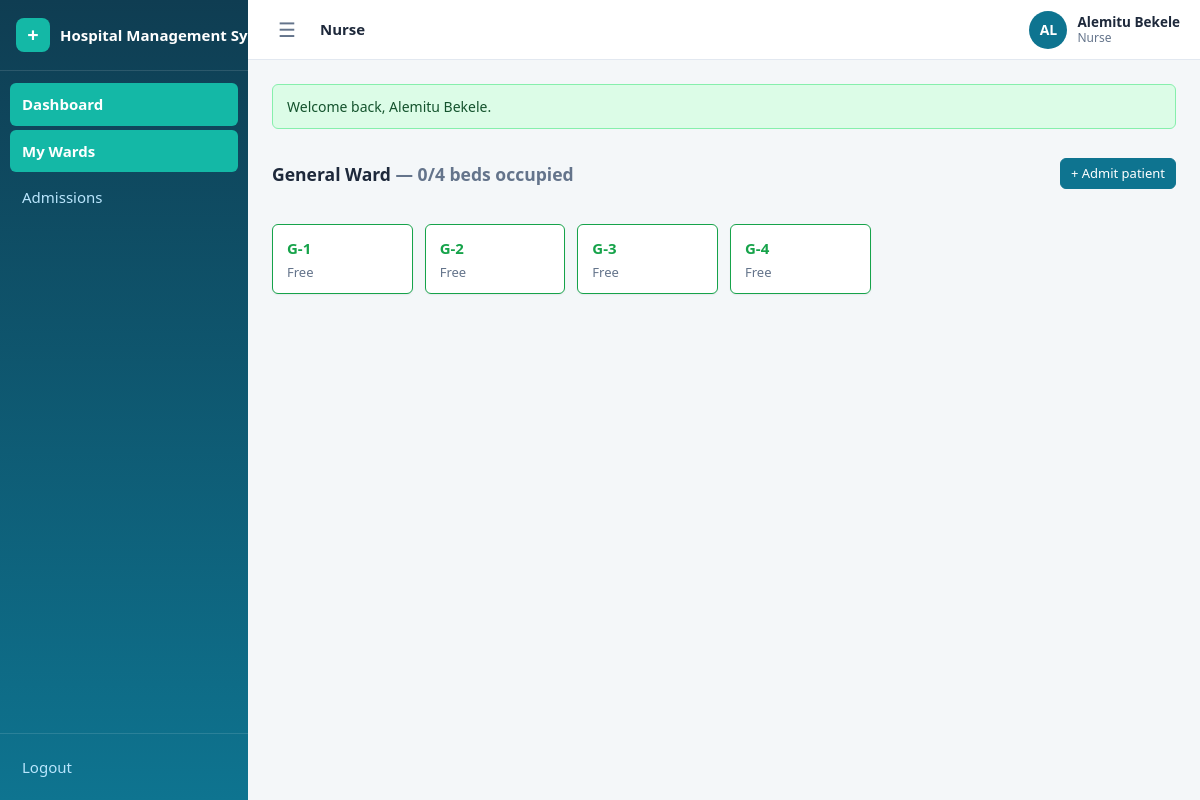
/nurse/wards/1 (signed in), run on the app's committed database.
### tables this page shows
CREATE TABLE IF NOT EXISTS nurses (
    id          INT UNSIGNED AUTO_INCREMENT PRIMARY KEY,
    user_id     INT UNSIGNED NOT NULL,
    created_at  TIMESTAMP NOT NULL DEFAULT CURRENT_TIMESTAMP,
    UNIQUE KEY uq_nurses_user (user_id),
    CONSTRAINT fk_nurses_user FOREIGN KEY (user_id) REFERENCES users(id) ON DELETE CASCADE
);

CREATE TABLE IF NOT EXISTS users (
    id             INT UNSIGNED AUTO_INCREMENT PRIMARY KEY,
    role           ENUM('admin','doctor','receptionist','patient','nurse','pharmacist','lab_technician') NOT NULL,
    name           VARCHAR(100) NOT NULL,
    email          VARCHAR(150) NOT NULL,
    password       VARCHAR(255) NOT NULL,
    phone          VARCHAR(30)  DEFAULT NULL,
    photo          VARCHAR(255) DEFAULT NULL,
    status         ENUM('active','inactive') NOT NULL DEFAULT 'active',
    last_login_at  DATETIME DEFAULT NULL,
    created_at     TIMESTAMP NOT NULL DEFAULT CURRENT_TIMESTAMP,
    updated_at     TIMESTAMP NOT NULL DEFAULT CURRENT_TIMESTAMP ON UPDATE CURRENT_TIMESTAMP,
    UNIQUE KEY uq_users_email (email)
);

CREATE TABLE IF NOT EXISTS wards (
    id          INT UNSIGNED AUTO_INCREMENT PRIMARY KEY,
    name        VARCHAR(100) NOT NULL,
    description TEXT DEFAULT NULL,
    created_at  TIMESTAMP NOT NULL DEFAULT CURRENT_TIMESTAMP,
    updated_at  TIMESTAMP NOT NULL DEFAULT CURRENT_TIMESTAMP ON UPDATE CURRENT_TIMESTAMP,
    UNIQUE KEY uq_wards_name (name)
);

CREATE TABLE IF NOT EXISTS beds (
    id          INT UNSIGNED AUTO_INCREMENT PRIMARY KEY,
    ward_id     INT UNSIGNED NOT NULL,
    bed_number  VARCHAR(20) NOT NULL,
    status      ENUM('free','occupied') NOT NULL DEFAULT 'free',
    created_at  TIMESTAMP NOT NULL DEFAULT CURRENT_TIMESTAMP,
    UNIQUE KEY uq_beds_ward_number (ward_id, bed_number),
    KEY idx_beds_status (status),
    CONSTRAINT fk_beds_ward FOREIGN KEY (ward_id) REFERENCES wards(id) ON DELETE CASCADE
);

### config/helpers.php (called while the page is built, shortened)
<?php
function e($value): string
{
    return htmlspecialchars((string) $value, ENT_QUOTES, 'UTF-8');
}
function url(string $path = ''): string
{
    return BASE_URL . '/' . ltrim($path, '/');
}
function pull_flashes(): array
{
    $messages = $_SESSION['flash'] ?? [];
    return $messages;
}
function current_user()
{
    return $_SESSION['user'] ?? false;
}
function require_login(): array
{
    $user = current_user();
    return $user;
}
function require_role(string ...$roles): array
{
    $user = require_login();
    return $user;
}
function render_partial(string $view, array $data = []): string
{
    extract($data, EXTR_SKIP);
    require APP_ROOT . '/views/' . $view . '.php';
    return ob_get_clean();
}
function view(string $view, array $data = [], string $layout = 'app'): void
{
    $content = render_partial($view, $data);
    require APP_ROOT . '/views/layouts/' . $layout . '.php';
}

### controllers/WardController.php (called while the page is built, shortened)
<?php
class WardController
{
    public function show(array $params): void
    {
        $user = require_role('admin', 'nurse');
        $ward = Ward::findById((int) $params['id']);
        if ($user['role'] === 'nurse') {
            $nurse = Nurse::findByUserId((int) $user['id']);
        }
        view('admin/wards/show', [
            'ward'   => $ward,
            'beds'   => Ward::bedsOf((int) $ward['id']),
            'isAdmin'=> $user['role'] === 'admin',
        ]);
    }
}

### public/index.php (called while the page is built, shortened)
<?php
require_once __DIR__ . '/../config/config.php';
$method = $_SERVER['REQUEST_METHOD'];
$path   = '/' . trim($_GET['url'] ?? '', '/');
if ($path !== '/') {
    $path = rtrim($path, '/');
}
[$controllerClass, $action, $params] = dispatch($routes, $method, $path);
$controller = new $controllerClass();
call_user_func_array([$controller, $action], [$params]);
function dispatch(array $routes, string $method, string $path): array
{
    foreach ($routes[$method] ?? [] as $pattern => $handler) {
        $params = match_route($pattern, $path);
        if ($params !== null) {
            return [$handler[0], $handler[1], $params];
        }
    }
    exit;
}
function match_route(string $pattern, string $path): ?array
{
    $patternParts = explode('/', trim($pattern, '/'));
    $pathParts    = $path === '/' ? [''] : explode('/', trim($path, '/'));
    if (count($patternParts) !== count($pathParts)) {
        return null;
    }
    $params = [];
    foreach ($patternParts as $i => $segment) {
        if (strlen($segment) > 2 && $segment[0] === '{' && substr($segment, -1) === '}') {
            $key = substr($segment, 1, -1);
            $params[$key] = urldecode($pathParts[$i]);
        } elseif ($segment !== $pathParts[$i]) {
            return null;
        }
    }
    return $params;
}

### config/config.php (called while the page is built, shortened)
<?php
spl_autoload_register(function (string $class): void {
    foreach (['controllers', 'models'] as $dir) {
        $file = APP_ROOT . '/' . $dir . '/' . $class . '.php';
        if (is_file($file)) {
            return;
        }
    }
});
require_once APP_ROOT . '/config/database.php';
function db(): PDO
{
    return Database::getInstance();
}
require_once APP_ROOT . '/config/helpers.php';

### config/database.php (called while the page is built, shortened)
<?php
final class Database
{
    private static ?PDO $instance = null;
    public static function getInstance(): PDO
    {
        if (self::$instance === null) {
            $dsn = 'mysql:host=' . DB_HOST . ';port=' . DB_PORT . ';dbname=' . DB_NAME . ';charset=' . DB_CHARSET;
            try {
                self::$instance = new PDO($dsn, DB_USER, DB_PASS, [
                    PDO::ATTR_ERRMODE            => PDO::ERRMODE_EXCEPTION,
                    PDO::ATTR_DEFAULT_FETCH_MODE => PDO::FETCH_ASSOC,
                    PDO::ATTR_EMULATE_PREPARES   => false,
                ]);
            } catch (PDOException $e) {
                die('Database connection failed: ' . e($e->getMessage()));
            }
        }
        return self::$instance;
    }
}

### models/Ward.php (called while the page is built, shortened)
<?php
class Ward
{
    public static function findById(int $id)
    {
        $stmt = db()->prepare(
            'SELECT w.*, COUNT(b.id) AS bed_count,
                    COALESCE(SUM(b.status = "occupied"), 0) AS occupied_count
             FROM wards w
             LEFT JOIN beds b ON b.ward_id = w.id
             WHERE w.id = ?
             GROUP BY w.id'
        );
        $stmt->execute([$id]);
        return $stmt->fetch() ?: false;
    }
    public static function bedsOf(int $wardId): array
    {
        $stmt = db()->prepare(
            'SELECT b.*, a.id AS admission_id, p.id AS patient_id, u.name AS patient_name
             FROM beds b
             LEFT JOIN admissions a ON a.bed_id = b.id AND a.status = "admitted"
             LEFT JOIN patients  p ON p.id = a.patient_id
             LEFT JOIN users     u ON u.id = p.user_id
             WHERE b.ward_id = ?
             ORDER BY b.bed_number'
        );
        $stmt->execute([$wardId]);
        return $stmt->fetchAll();
    }
}

### models/Nurse.php (called while the page is built, shortened)
<?php
class Nurse
{
    public static function findByUserId(int $userId)
    {
        $stmt = db()->prepare(
            'SELECT n.*, u.name, u.email, u.phone, u.status
             FROM nurses n
             JOIN users u ON u.id = n.user_id
             WHERE n.user_id = ?'
        );
        $stmt->execute([$userId]);
        return $stmt->fetch() ?: false;
    }
}

### views/admin/wards/show.php (the view, shortened to what this page needs)
<div class="row">
    <h3 class="grow">
        <?= e($ward['name']) ?>
        <span class="text-muted">— <?= (int) $ward['occupied_count'] ?>/<?= (int) $ward['bed_count'] ?> beds occupied</span>
    </h3>
    <?php if ($isAdmin): ?>
        <a class="btn btn-sm" href="<?= url('/admin/wards/' . (int) $ward['id'] . '/edit') ?>">Edit ward</a>
        <a class="btn btn-sm btn-primary" href="<?= url('/admin/admissions/new') ?>">+ Admit patient</a>
    <?php else: ?>
        <a class="btn btn-sm btn-primary" href="<?= url('/nurse/admissions/new') ?>">+ Admit patient</a>
    <?php endif; ?>
</div>
<?php if (!$beds): ?>
    <div class="card mt"><p class="muted">No beds in this ward yet<?= $isAdmin ? ' — use the form above to add one' : '' ?>.</p></div>
<?php else: ?>
<div class="bed-grid mt">
    <?php foreach ($beds as $bed): ?>
        <div class="bed <?= $bed['status'] === 'occupied' ? 'bed-occupied' : 'bed-free' ?>">
            <div class="bed-label"><?= e($bed['bed_number']) ?></div>
            <?php if ($bed['status'] === 'occupied'): ?>
                <div class="bed-patient">
                    <a href="<?= url(($isAdmin ? '/admin' : '/nurse') . '/admissions/' . (int) $bed['admission_id']) ?>"><?= e($bed['patient_name']) ?></a>
                </div>
            <?php else: ?>
                <div class="bed-patient text-muted">Free</div>
            <?php endif; ?>
        </div>
    <?php endforeach; ?>
</div>
<?php endif; ?>

### views/layouts/app.php (shortened to what this page needs)
<?php
$user    = current_user();
$role    = (string) ($_SESSION['role'] ?? $user['role']);
$current = '/' . trim($_GET['url'] ?? '', '/');
$isRoot  = ($_GET['url'] ?? '') === '' || trim($_GET['url'] ?? '', '/') === 'index.php';
$current = $isRoot ? '/' . $role : $current;
$nav = [];
switch ($role) {
    case 'nurse':
        $nav = [
            'Dashboard'    => '/nurse',
            'My Wards'     => '/nurse/wards',
            'Admissions'   => '/nurse/admissions',
        ];
        break;
}
function nav_active(string $page, string $current): string
{
    if ($page !== '/' && strpos($current . '/', $page . '/') === 0) return ' active';
    return '';
}
$roleLabel = ucfirst($role);
$initials  = strtoupper(substr(preg_replace('/[^A-Za-z ]/', '', $user['name'] ?? 'U'), 0, 2));
?><!DOCTYPE html>
<html lang="en">
<head>
    <link rel="stylesheet" href="<?= url('assets/css/style.css') ?>">
</head>
<body id="app" class="app">
    <aside class="sidebar" id="sidebar">
        <div class="sidebar-brand">
            <span class="brand-mark">+</span>
            <span class="brand-text"><?= e(APP_NAME) ?></span>
        </div>
        <nav class="sidebar-nav">
            <?php foreach ($nav as $label => $href): ?>
                <a class="nav-link<?= nav_active($href, $current) ?>" href="<?= url($href) ?>"><?= e($label) ?></a>
            <?php endforeach; ?>
        </nav>
        <div class="sidebar-footer">
            <a class="nav-link" href="<?= url('/logout') ?>">Logout</a>
        </div>
    </aside>
    <div class="main">
        <header class="topbar">
            <button class="icon-btn" id="sidebarToggle" aria-label="Toggle navigation">&#9776;</button>
            <div class="topbar-title"><?= e($roleLabel) ?></div>
            <div class="topbar-user">
                <span class="avatar" title="<?= e($user['name']) ?>"><?= e($initials) ?></span>
                <span class="user-meta">
                    <span class="user-name"><?= e($user['name']) ?></span>
                    <span class="user-role"><?= e($roleLabel) ?></span>
                </span>
            </div>
        </header>
        <main class="content">
            <?php foreach (pull_flashes() as $flash): ?>
                <div class="alert alert-<?= e($flash['type']) ?>"><?= e($flash['message']) ?></div>
            <?php endforeach; ?>
            <?= $content ?>
        </main>
    </div>
</body>
</html>

### public/assets/css/style.css (style rules this page uses)
:root { --primary: #0e7490; --primary-dark: #155e75; --primary-soft: #ecfeff; --teal: #14b8a6; --teal-dark: #0f766e; --bg: #f4f7f9; --surface: #ffffff; --border: #e2e8f0; --text: #1e293b; --text-muted: #64748b; --ok: #16a34a; --ok-soft: #dcfce7; --warn: #b45309; --warn-soft: #fef3c7; --danger: #dc2626; --danger-soft: #fee2e2; --info: #0369a1; --info-soft: #dbeafe; --radius: 10px; --radius-sm: 6px; --shadow-sm: 0 1px 2px rgba(15, 23, 42, .06); --shadow-md: 0 10px 24px rgba(15, 23, 42, .10); --font: 'Segoe UI', system-ui, -apple-system, sans-serif; --sidebar-w: 248px; --sidebar-coll: 76px; --header-h: 60px; }
* { box-sizing: border-box; }
html, body { margin: 0; padding: 0; font-family: var(--font); color: var(--text); background: var(--bg); font-size: 15px; line-height: 1.5; }
a { color: var(--primary); text-decoration: none; }
.text-muted { color: var(--text-muted); }
.app { display: flex; min-height: 100vh; }
.sidebar { width: var(--sidebar-w); background: linear-gradient(180deg, #0f3d52, #0e7490); color: #e0f2fe; display: flex; flex-direction: column; position: fixed; inset: 0 auto 0 0; z-index: 40; transition: width .2s ease; overflow-x: hidden; }
.sidebar-brand { display: flex; align-items: center; gap: 10px; padding: 18px 16px; border-bottom: 1px solid rgba(255,255,255,.12); white-space: nowrap; }
.brand-mark { flex: 0 0 auto; width: 34px; height: 34px; display: grid; place-items: center; border-radius: 8px; background: var(--teal); color: #fff; font-weight: 700; font-size: 20px; }
.brand-text { font-weight: 600; font-size: 15px; color: #fff; }
.sidebar-nav { flex: 1; padding: 12px 10px; display: flex; flex-direction: column; gap: 4px; }
.nav-link { display: flex; align-items: center; padding: 10px 12px; border-radius: var(--radius-sm); color: #bae6fd; white-space: nowrap; transition: background .15s, color .15s; }
.nav-link.active { background: var(--teal); color: #fff; font-weight: 600; }
.sidebar-footer { padding: 12px 10px; border-top: 1px solid rgba(255,255,255,.12); }
.main { flex: 1; margin-left: var(--sidebar-w); min-width: 0; transition: margin-left .2s ease; }
.topbar { height: var(--header-h); background: var(--surface); border-bottom: 1px solid var(--border); display: flex; align-items: center; gap: 14px; padding: 0 20px; position: sticky; top: 0; z-index: 30; }
.topbar-title { font-weight: 600; }
.topbar-user { margin-left: auto; display: flex; align-items: center; gap: 10px; }
.avatar { width: 38px; height: 38px; border-radius: 50%; background: var(--primary); color: #fff; display: grid; place-items: center; font-weight: 600; font-size: 14px; }
.user-meta { display: flex; flex-direction: column; line-height: 1.25; }
.user-name { font-weight: 600; font-size: 13.5px; }
.user-role { font-size: 12px; color: var(--text-muted); text-transform: capitalize; }
.icon-btn { border: none; background: transparent; font-size: 20px; cursor: pointer; color: var(--text-muted); padding: 6px 10px; border-radius: var(--radius-sm); }
.content { padding: 24px; max-width: 1200px; margin: 0 auto; }
.mt { margin-top: 20px; }
.bed-grid { display: grid; grid-template-columns: repeat(auto-fill, minmax(140px, 1fr)); gap: 12px; }
.bed { border: 1px solid var(--border); border-radius: var(--radius-sm); padding: 12px 14px; background: var(--surface); box-shadow: var(--shadow-sm); }
.bed-label { font-weight: 700; color: var(--text); font-size: 15px; margin-bottom: 4px; }
.bed-patient { font-size: 13px; line-height: 1.3; }
.bed-free { border-color: var(--ok); }
.bed-free .bed-label { color: var(--ok); }
.btn { display: inline-flex; align-items: center; justify-content: center; gap: 6px; padding: 9px 16px; border-radius: var(--radius-sm); border: 1px solid var(--border); background: var(--surface); color: var(--text); font-size: 14px; font-weight: 500; cursor: pointer; transition: background .15s, border-color .15s, box-shadow .15s; }
.btn-primary { background: var(--primary); border-color: var(--primary); color: #fff; }
.btn-sm { padding: 5px 10px; font-size: 13px; }
.alert { padding: 11px 14px; border-radius: var(--radius-sm); margin-bottom: 14px; font-size: 14px; border: 1px solid transparent; }
.alert-success { background: var(--ok-soft); color: #14532d; border-color: #86efac; }
.avatar, .mini-avatar { border-radius: 50%; object-fit: cover; }
.row { display: flex; gap: 14px; align-items: center; flex-wrap: wrap; }
.row .grow { flex: 1; }

### data on the page
nurses: user.name "AL", user.name "Alemitu Bekele"
wards: name "General Ward"
beds: bed_number "G-1", status "Free"
beds: bed_number "G-2", status "Free"
beds: bed_number "G-3", status "Free"
beds: bed_number "G-4", status "Free"

### other printed values
APP_NAME "Hospital Management…"
$label "Dashboard"
$label "My Wards"
$label "Admissions"
$roleLabel "Nurse"
$flash['message'] "Welcome back, Alemitu Bekele."
$ward['occupied_count'] "0"
$ward['bed_count'] "4"
